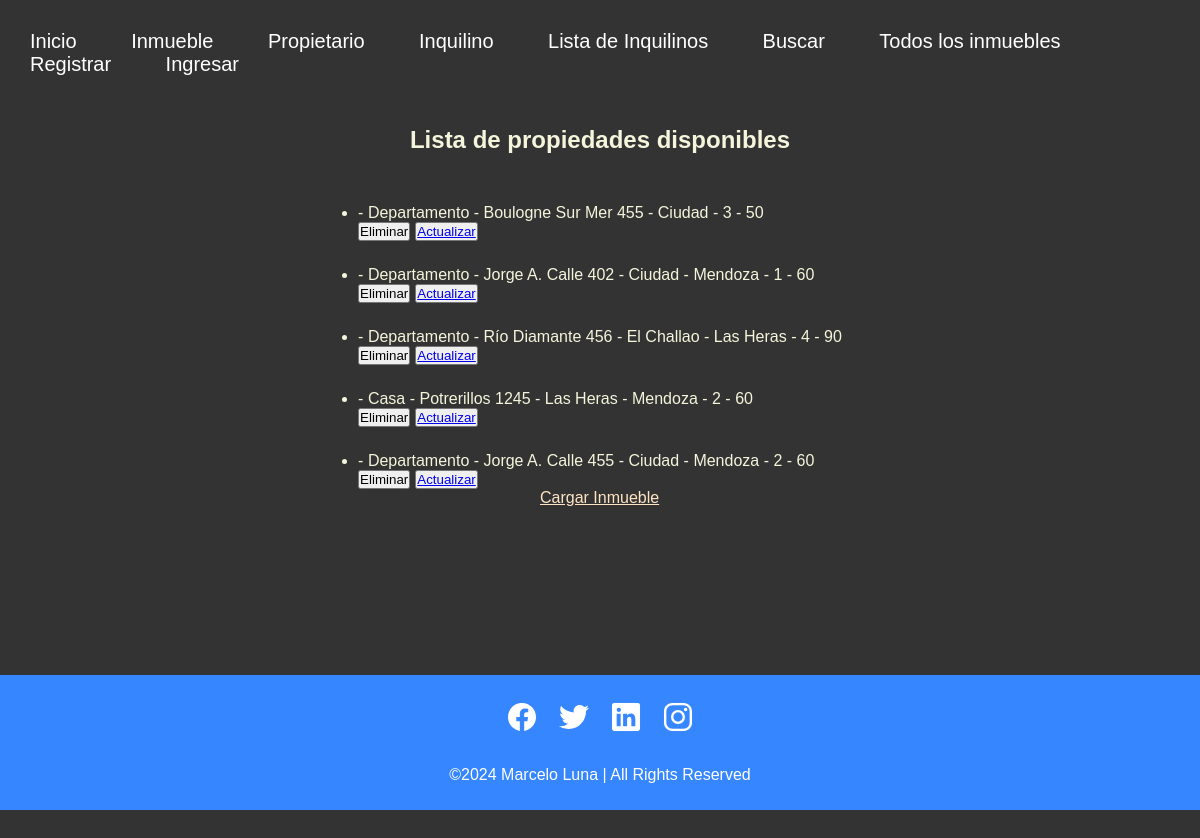
Before: /lista-inmuebles/ with the older database file.
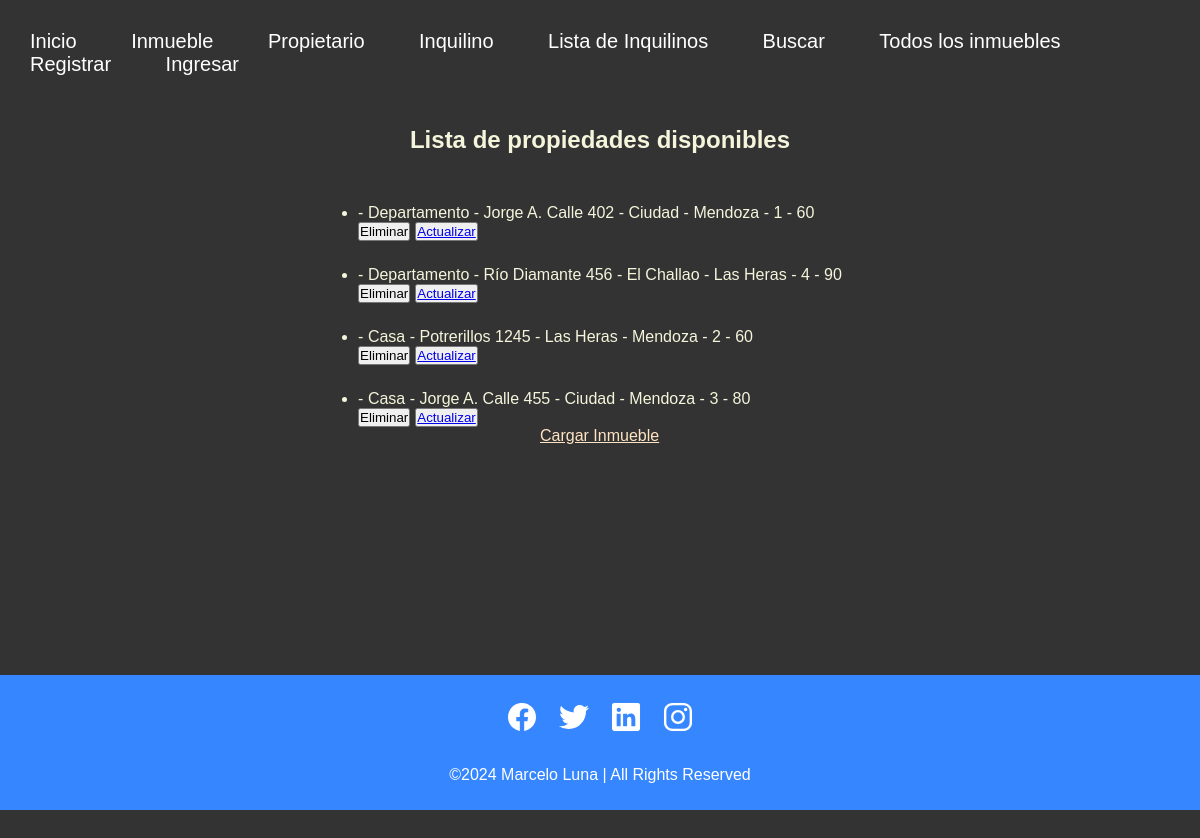
After: the same page with the newer database file.
### app/models.py (models this page shows)
class Inmueble(models.Model):
    categoria = models.CharField(max_length=30)
    ubicacion = models.CharField(max_length=50)
    domitorios = models.IntegerField()
    metros_cuadrados = models.IntegerField()
    def __str__(self):
        return f'''- {self.categoria}
                   - {self.ubicacion}
                   - {self.domitorios}
                   - {self.metros_cuadrados}'''

### app/views.py (the view)
# urls.py: path('lista-inmuebles/', lista_inmuebles, name='lista_inmuebles'),
def lista_inmuebles(req):
    mis_inmuebles = Inmueble.objects.all() # manager que me permite recuperar todos los datos almacenados en la tabla Inmueble, creada en la base de datos. En la variable "mis_inmuebles" guardamos la info.
    return render(req, "lista_inmuebles.html", {"lista_inmuebles" : mis_inmuebles})

### app/templates/lista_inmuebles.html (shortened to what this page needs)
{% extends 'padre.html' %}
{% block contenido_que_cambia %}
<h2>Lista de propiedades disponibles</h2>
<ul class="animate__animated animate__fadeInUp" style="margin-top: 25px;">
  {% for propiedad in lista_inmuebles  %}
    <li style="margin-top: 25px;">
    {{propiedad}}
    </li>
    <div style="display: flex; column-gap: 5px;">
      <form action="{% url 'eliminar_inmuebles' propiedad.id %}" method="post">
        <button type="submit">Eliminar</button>
      </form>
      <button> <a href="{% url 'editar_inmuebles' propiedad.id %}">Actualizar</a></button>
    </div>
  {% endfor %}
</ul>
<a href="{% url 'inmueble_formulario' %}" style="color: bisque;" class="animate__animated animate__backInUp">Cargar Inmueble</a>
{% endblock contenido_que_cambia %}

### app/templates/padre.html (shortened to what this page needs)
<!DOCTYPE html>
<html lang="en">
<head>
    {% load static %}
    <link rel="stylesheet" href="{% static 'css/estilos.css' %}">
    <link rel="stylesheet" href="https://cdnjs.cloudflare.com/ajax/libs/animate.css/4.1.1/animate.min.css"
  />
</head>
<body>
    {% include 'navbar.html' %}
    <section>
        {% block contenido_que_cambia %}
        {% endblock contenido_que_cambia %}
    </section>
    <footer class="footer">
        <ul class="social-icon">
          <li class="social-icon__item"><a class="social-icon__link" href="#">
              <ion-icon name="logo-facebook"></ion-icon>
            </a></li>
          <li class="social-icon__item"><a class="social-icon__link" href="#">
              <ion-icon name="logo-twitter"></ion-icon>
            </a></li>
          <li class="social-icon__item"><a class="social-icon__link" href="#">
              <ion-icon name="logo-linkedin"></ion-icon>
            </a></li>
          <li class="social-icon__item"><a class="social-icon__link" href="#">
              <ion-icon name="logo-instagram"></ion-icon>
            </a></li>
        </ul>
        <p>&copy;2024 Marcelo Luna | All Rights Reserved</p>
      </footer>
</body>
</html>

### app/templates/navbar.html
<header>
    <nav>
      <ul>
        <li><a href="{% url 'inicio' %}">Inicio</a></li>
        <li><a href="{% url 'inmueble_formulario' %}">Inmueble</a></li>
        <li><a href="{% url 'propietario_formulario' %}">Propietario</a></li>
        <li><a href="{% url 'inquilino_formulario' %}">Inquilino</a></li>
        <li><a href="{% url 'lista_inquilinos' %}">Lista de Inquilinos</a></li>
        <li><a href="{% url 'busqueda_inmueble' %}">Buscar</a></li>
        <li><a href="{% url 'lista_inmuebles' %}">Todos los inmuebles</a></li>
        <li><a href="{% url 'registrar' %}">Registrar</a></li>
        {% if user.is_authenticated %}
          <form action="{% url 'logout' %}" method="post" style="display:inline"> {% csrf_token %}
            <button type="submit" style="padding: 5px">Logout - ({{user.username}})</button>
          </form>
        {% else %}
          <li><a href="{% url 'login' %}">Ingresar</a></li>
        {% endif %}
      </ul>
    </nav>
</header>

### app/static/css/estilos.css (style rules this page uses)
* { margin: 0; padding: 0; box-sizing: border-box; font-family: "Poppins", sans-serif; }
body { position: relative; margin: 0; padding-bottom: 3em; min-height: 100vh; background: #333; justify-content: flex-end; align-items: flex-end; }
header { background-color: #333; color: #fff; padding: 20px; margin: 10px; }
nav ul { list-style: none; padding: 0; margin: 0; }
nav li { display: inline; margin-right: 50px; }
nav a { text-decoration: none; color: #fff; font-size: 20px; }
section { color: beige; display: flex; flex-direction: column; padding: 20px; margin: 10px; justify-content: center; align-items: center; }
.footer { position: absolute; bottom: 0; width: 100%; background: #3586ff; min-height: 100px; padding: 1em 0; display: flex; justify-content: center; align-items: center; flex-direction: column; }
.social-icon, .menu { position: relative; display: flex; justify-content: center; align-items: center; margin: 10px 0; flex-wrap: wrap; }
.social-icon__item, .menu__item { list-style: none; }
.social-icon__link { font-size: 2rem; color: #fff; margin: 0 10px; display: inline-block; transition: 0.5s; }
.footer p { color: #fff; margin: 15px 0 10px 0; font-size: 1rem; font-weight: 300; }

Changed rows visible on the page:
removed Inmueble: categoria+ubicacion+domitorios "- Departamento - Boulogne Sur Mer 455 - Ciudad - 3 - 50"
changed Inmueble: categoria+ubicacion+domitorios "- Departamento - Jorge A. Calle 455 - Ciudad - Mendoza - 2 - 60" → "- Casa - Jorge A. Calle 455 - Ciudad - Mendoza - 3 - 80"
